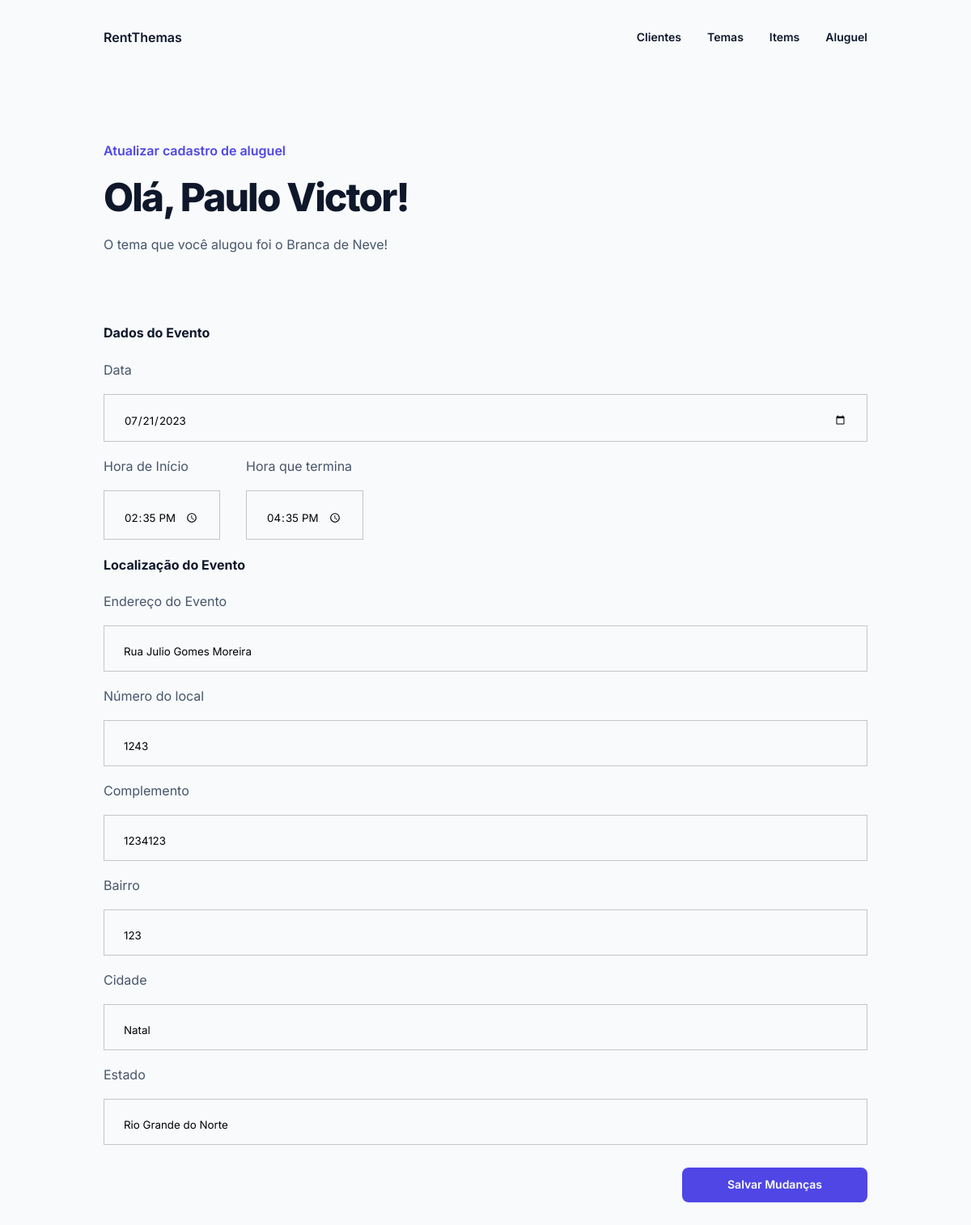
The page /detailRent/1 on the database as committed earlier.
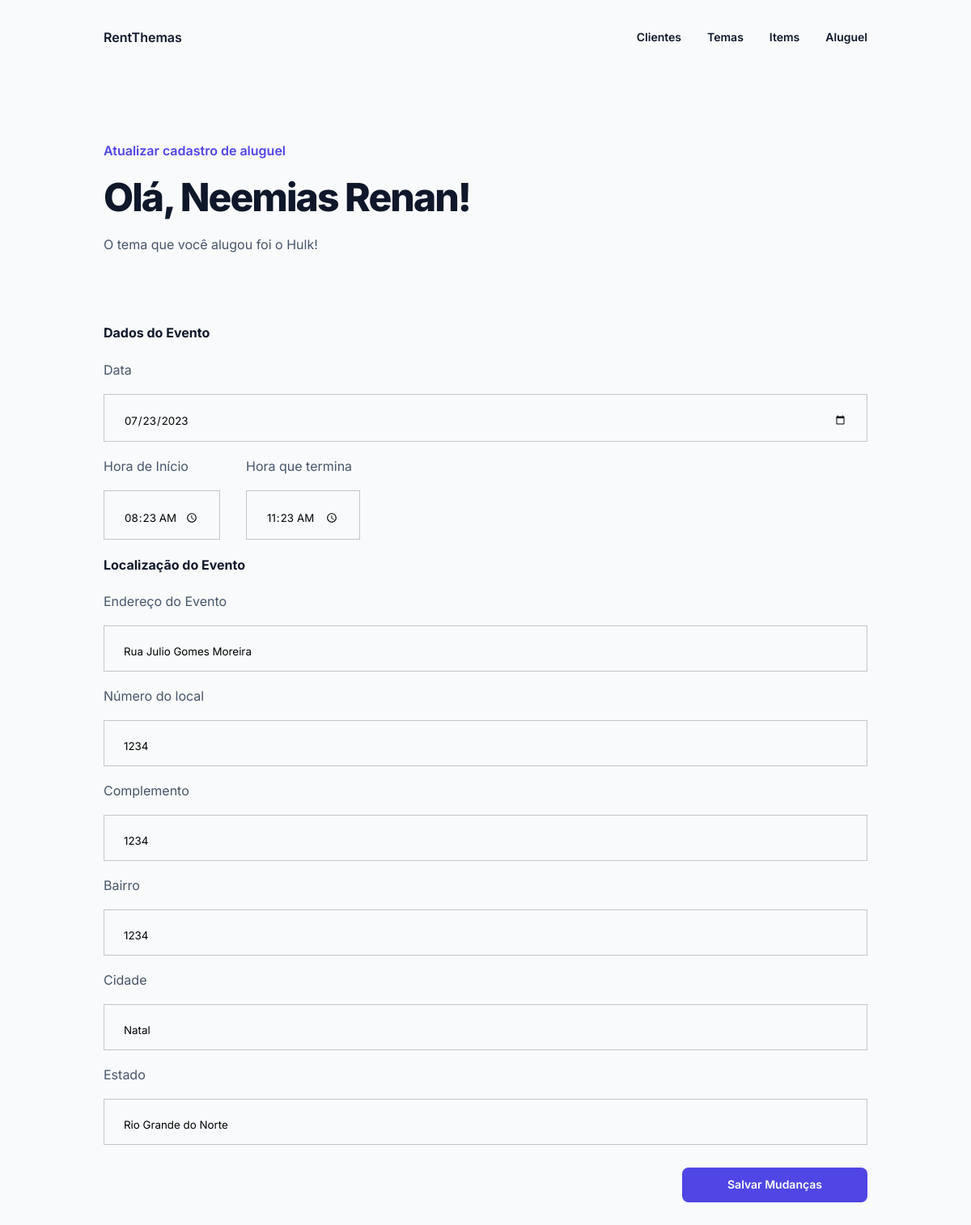
The same page on the database as committed later.
### rent/models.py (models this page shows, shortened)
class Rent(models.Model):
    date = models.DateField(blank=False, null=False)
    start_hours = models.CharField(max_length=5, blank=False, null=False)
    end_hours = models.CharField(max_length=5, blank=False, null=False)
    client = models.ForeignKey('Client', on_delete=CASCADE, related_name='rents')
    theme = models.ForeignKey('Theme', on_delete=CASCADE, related_name='rents')
    address = models.OneToOneField('Address', on_delete=models.CASCADE, null=True)
    total_price = models.DecimalField(max_digits=8,decimal_places=2)

class Client(models.Model):
    name = models.CharField(max_length=60, blank=False)
    email = models.CharField(max_length=60, blank=True)
    perfil = models.ImageField(upload_to='photo_perfil/', null=True)

class Theme(models.Model):
    name = models.CharField(max_length=20, blank=False)
    description = models.CharField(max_length=500,null=True)
    color = models.CharField(max_length=10)
    price = models.DecimalField(max_digits=8,decimal_places=2)
    itens =  models.ManyToManyField('Item', related_name='themes')
    photo = models.ImageField(upload_to='theme_photos/', null=True)

class Address(models.Model):
    street = models.CharField(max_length=60)
    number = models.IntegerField(null=True)
    complement = models.CharField(max_length=50)
    district = models.CharField(max_length=20)
    city = models.CharField(max_length=20)
    state = models.CharField(max_length=20, blank=True)

### rent/views.py (the view)
# urls.py: path('detailRent/<int:id>', RentViews.detailRent),
    def detailRent(request, id):
        rent = AluguelDAO().detalharAluguel(id)
        return render(request, 'rent/formEditRent.html', {'rent': rent})

### rent/dao.py (called while the page is built)
    def detalharAluguel(self, id):
        return Rent.objects.get(pk=id)

### rent/templates/rent/formEditRent.html (shortened to what this page needs)
{% extends "index.html" %}
{% load static %}
{% block content %}
<small>Atualizar cadastro de aluguel</small>
<h3>Olá, {{rent.client.name}}!</h3>
<p class="descricao">O tema que você alugou foi o {{rent.theme.name}}!</p>
<form action="/updateRent/{{rent.id}}" method="post">
    <div class="div-perfil-form">
        <div class="div-perfil-form-infos">
            <div>
                <h4>Dados do Evento</h4>
                <div>
                    <p class="descricao">Data</p>
                    <input type="date" name="date" class="input-dados-usuario" value="{{rent.date|date:'Y-m-d'}}" required>
                </div>
                <div class="card-rent-horas">
                    <div>
                        <p class="descricao">Hora de Início</p>
                        <input type="time" name="start_hours" class="input-dados-usuario"  value="{{rent.start_hours}}" required>
                    </div>
                    <div>
                        <p class="descricao">Hora que termina</p>
                        <input type="time" name="end_hours" class="input-dados-usuario" value="{{rent.end_hours}}" required>
                    </div>
                </div>
            </div>
            <div>
                <h4>Localização do Evento</h4>
                <div>
                    <p class="descricao">Endereço do Evento</p>
                    <input type="text" name="street" class="input-dados-usuario" value="{{rent.address.street}}" required>
                </div>
                <div>
                    <p class="descricao">Número do local</p>
                    <input type="number" name="number" class="input-dados-usuario" value="{{rent.address.number}}" required>
                </div>
                <div>
                    <p class="descricao">Complemento</p>
                    <input type="text" name="complement" class="input-dados-usuario" value="{{rent.address.complement}}">
                </div>
                <div>
                    <p class="descricao">Bairro</p>
                    <input size="66" type="text" name="district" class="input-dados-usuario" value="{{rent.address.district}}" required>
                </div>
                <div>
                    <p class="descricao">Cidade</p>
                    <input size="20" type="text" name="city" class="input-dados-usuario" value="{{rent.address.city}}" required>
                </div>
                <div>
                    <p class="descricao">Estado</p>
                    <input size="20" type="text" name="state" class="input-dados-usuario"  value="{{rent.address.state}}" required>
                </div>
            </div>
            <input class="button-1" type="submit" value="Salvar Mudanças"
                style="width: min-content;align-self: end;padding-left: 4em;padding-right: 4em;margin-top: 2em;">
        </div>
    </div>
    </div>
{% endblock %}

Rows that differ between the two databases and show on the page:
changed Rent "Rua Julio Gomes Moreira": client.name "Paulo Victor" → "Neemias Renan"; theme.name "Branca de Neve" → "Hulk"; date "07/21/2023" → "07/23/2023"; start_hours "14:35" → "08:23"; end_hours "16:35" → "11:23"; number "1243" → "1234"; complement "1234123" → "1234"; district "123" → "1234"
